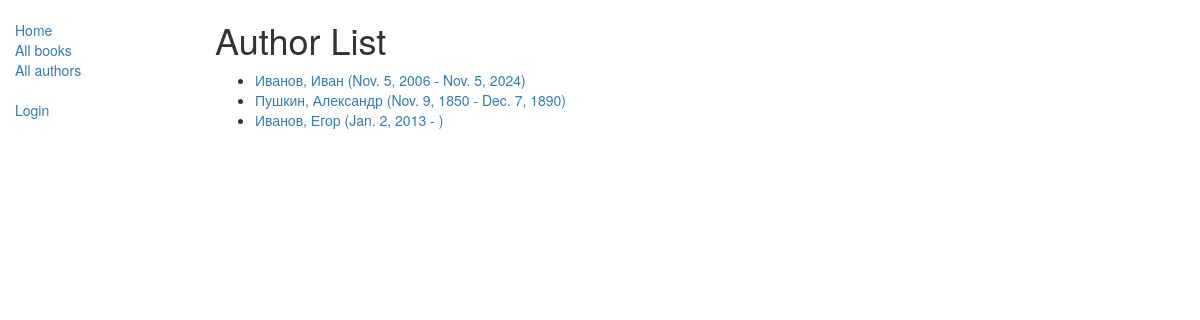
The app's page /catalog/authors/, older data.
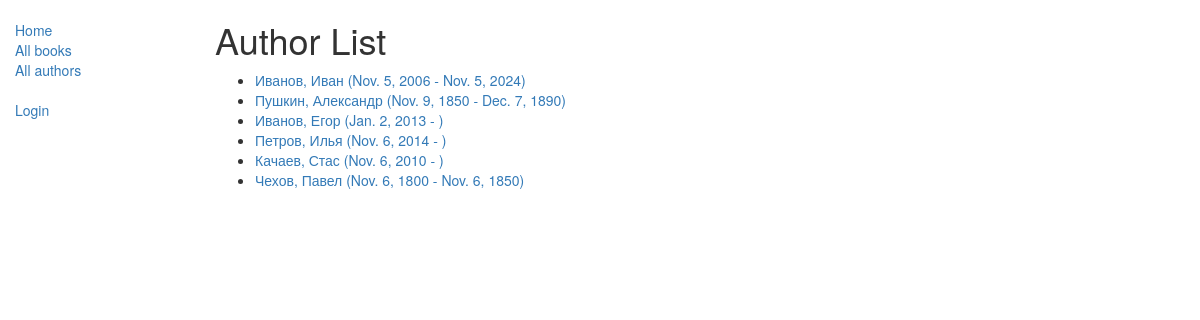
The same page, newer data.
### catalog/models.py (models this page shows)
class Author(models.Model):
    first_name = models.CharField(max_length=100)
    last_name = models.CharField(max_length=100)
    date_of_birth = models.DateField(null=True, blank=True)
    date_of_death = models.DateField('Died', null=True, blank=True)
    def get_absolute_url(self):
        return reverse('author-detail', args=[str(self.id)])
    def __str__(self):
        return '%s, %s' % (self.last_name, self.first_name)

### catalog/views.py (the view)
# urls.py: path('authors/', views.AuthorListView.as_view(), name='authors'),
class AuthorListView(generic.ListView):
    model = Author
    paginate_by = 10

### catalog/templates/catalog/author_list.html
{% extends "base_generic.html" %}
{% block content %}
<h1>Author List</h1>
{% if author_list %}
  <ul>
  {% for author in author_list %}
    <li>
      <a href="{{ author.get_absolute_url }}">
      {{ author }} ({{author.date_of_birth}} - {% if author.date_of_death %}{{author.date_of_death}}{% endif %})
      </a>
    </li>
  {% endfor %}
 </ul>
{% else %}
  <p>There are no authors available.</p>
{% endif %}
{% endblock %}

### catalog/templates/base_generic.html (shortened to what this page needs)
<!doctype html>
<html lang="en">
  <head>
    <link
      rel="stylesheet"
      href="https://maxcdn.bootstrapcdn.com/bootstrap/3.3.7/css/bootstrap.min.css" />
    {% load static %}
    <link rel="stylesheet" href="{% static 'css/styles.css' %}" />
  </head>
  <body>
    <div class="container-fluid">
      <div class="row">
        <div class="col-sm-2">
          {% block sidebar %}
            <ul class="sidebar-nav">
              <li><a href="{% url 'index' %}">Home</a></li>
              <li><a href="{% url 'books' %}">All books</a></li>
              <li><a href="{% url 'authors' %}">All authors</a></li>
            </ul>
            <ul class="sidebar-nav">
              {% if user.is_authenticated %}
               <li>User: {{ user.get_username }}</li>
              <li><a href="{% url 'my-borrowed' %}">My Borrowed</a></li>
               <li>
                 <form id="logout-form" method="post" action="{% url 'logout' %}">
                   {% csrf_token %}
                   <button type="submit" class="btn btn-link">Logout</button>
                 </form>
               </li>
              {% else %}
               <li><a href="{% url 'login'%}?next={{request.path}}">Login</a></li>
             {% endif %}
            </ul>
          {% endblock %}
        </div>
        <div class="col-sm-10 ">{% block content %}{% endblock %}</div>
      </div>
    </div>
  </body>
</html>

### catalog/static/css/styles.css (style rules this page uses)
.sidebar-nav { margin-top: 20px; padding: 0; list-style: none; }

Row changes from the older to the newer data that the page shows:
added Author: last_name+first_name "Петров, Илья", date_of_birth "Nov. 6, 2014"
added Author: last_name+first_name "Качаев, Стас", date_of_birth "Nov. 6, 2010"
added Author: last_name+first_name "Чехов, Павел", date_of_birth "Nov. 6, 1800", date_of_death "Nov. 6, 1850"
